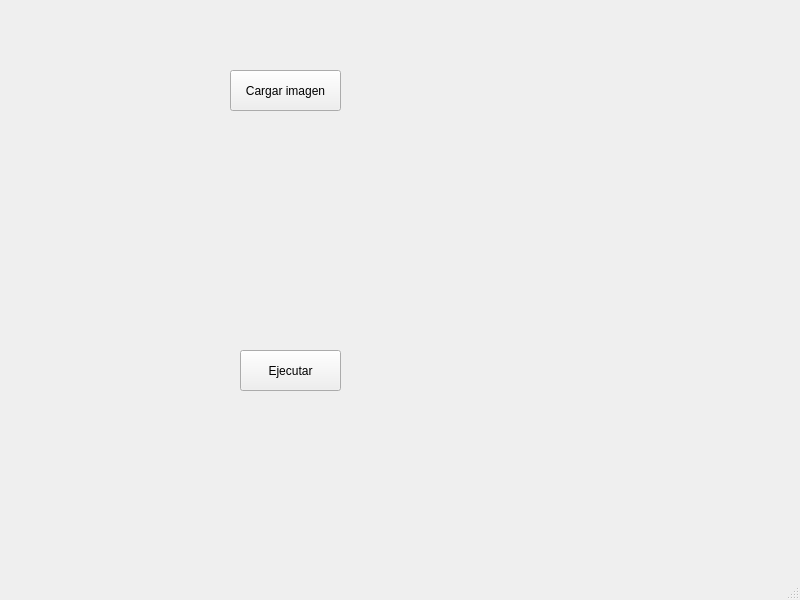
<?xml version="1.0" encoding="UTF-8"?>
<ui version="4.0">
 <class>MainWindow</class>
 <widget class="QMainWindow" name="MainWindow">
  <property name="geometry">
   <rect>
    <x>0</x>
    <y>0</y>
    <width>800</width>
    <height>600</height>
   </rect>
  </property>
  <property name="windowTitle">
   <string>MainWindow</string>
  </property>
  <widget class="QWidget" name="centralwidget">
   <widget class="QPushButton" name="load_button">
    <property name="geometry">
     <rect>
      <x>230</x>
      <y>70</y>
      <width>111</width>
      <height>41</height>
     </rect>
    </property>
    <property name="text">
     <string>Cargar imagen</string>
    </property>
   </widget>
   <widget class="QPushButton" name="exec_button">
    <property name="geometry">
     <rect>
      <x>240</x>
      <y>350</y>
      <width>101</width>
      <height>41</height>
     </rect>
    </property>
    <property name="text">
     <string>Ejecutar</string>
    </property>
   </widget>
   <widget class="QLabel" name="show_image">
    <property name="geometry">
     <rect>
      <x>190</x>
      <y>140</y>
      <width>201</width>
      <height>161</height>
     </rect>
    </property>
    <property name="text">
     <string/>
    </property>
   </widget>
   <widget class="QWidget" name="gridLayoutWidget">
    <property name="geometry">
     <rect>
      <x>170</x>
      <y>120</y>
      <width>241</width>
      <height>211</height>
     </rect>
    </property>
    <layout class="QGridLayout" name="gridLayout"/>
   </widget>
  </widget>
  <widget class="QMenuBar" name="menubar">
   <property name="geometry">
    <rect>
     <x>0</x>
     <y>0</y>
     <width>800</width>
     <height>21</height>
    </rect>
   </property>
  </widget>
  <widget class="QStatusBar" name="statusbar"/>
 </widget>
 <resources/>
 <connections/>
</ui>
